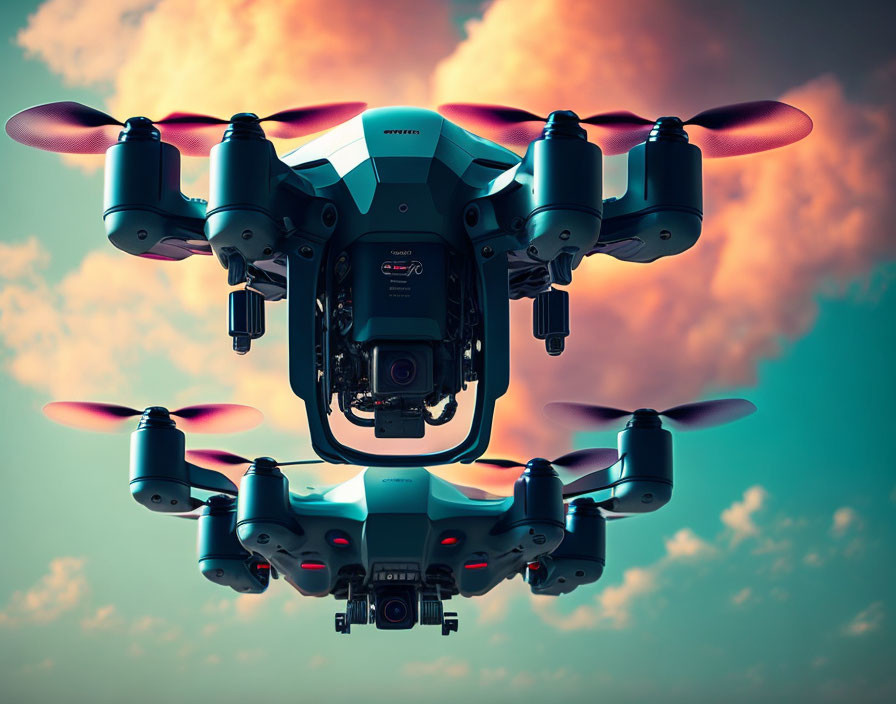
#> input picture drone.jpg, 896 x 704 px
$ python 'Histograma imágenes.py'
#> lines starting #> are read from the running program, lines starting #| are printed output that depends on the picture
#Rep. grafica de la imagen en bsase a sus pixeles
import cv2
import numpy as np
import matplotlib.pylab as plt
img_bgr=cv2.imread('drone.jpg')
#> img_bgr is the input picture: shape (704, 896, 3); mean B, G, R 116.6, 125.5, 118.4
img_rgb=cv2.cvtColor(img_bgr,cv2.COLOR_BGR2RGB)

img_bgr2=cv2.imread('hsv.png')
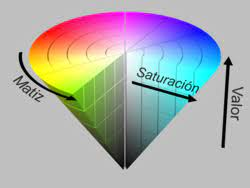
#> input picture hsv.png, 250 x 188 px
#> img_bgr2 is the input picture: shape (188, 250, 3); mean B, G, R 173.3, 173, 172.4
img_rgb2=cv2.cvtColor(img_bgr2,cv2.COLOR_BGR2RGB)

hist_values=cv2.calcHist([img_bgr], channels=[0], mask=None,histSize=[256],ranges=[0,256]) #Calcula el histograma par la matriz azul, parametrode imagen, canal rgb, mascara, tamaño de histograma y rango
#> hist_values = 256 values, max 7122 at index 121, min 5 at index 1, mean 2464
hist_values1=cv2.calcHist([img_bgr], channels=[1], mask=None,histSize=[256],ranges=[0,256])
#> hist_values1 = 256 values, max 5645 at index 19, min 223 at index 254, mean 2464
hist_values2=cv2.calcHist([img_bgr], channels=[2], mask=None,histSize=[256],ranges=[0,256])
#> hist_values2 = 256 values, max 17871 at index 2, min 932 at index 95, mean 2464
print(hist_values.shape)
#| (256, 1)
print(hist_values1.shape)
#| (256, 1)
print(hist_values2.shape)
#| (256, 1)

hist_values3=cv2.calcHist([img_bgr2], channels=[0], mask=None,histSize=[256],ranges=[0,256]) #Calcula el histograma par la matriz azul, parametrode imagen, canal rgb, mascara, tamaño de histograma y rango
#> hist_values3 = 256 values, max 19849 at index 191, min 29 at index 1, mean 183.6
hist_values4=cv2.calcHist([img_bgr2], channels=[1], mask=None,histSize=[256],ranges=[0,256])
#> hist_values4 = 256 values, max 20137 at index 191, min 24 at index 12, mean 183.6
hist_values5=cv2.calcHist([img_bgr2], channels=[2], mask=None,histSize=[256],ranges=[0,256])
#> hist_values5 = 256 values, max 19941 at index 191, min 26 at index 6, mean 183.6
print(hist_values3.shape)
#| (256, 1)
print(hist_values4.shape)
#| (256, 1)
print(hist_values5.shape)
#| (256, 1)


fig_1 = plt.figure()
# imagen original
ax1 = fig_1.add_subplot(2,2,1)
ax1.plot(hist_values)
ax1.set_title("Azul")

# recorte
ax2 = fig_1.add_subplot(2,2,2)
ax2.plot(hist_values1)
ax2.set_title("Verde")

# recorte
ax2 = fig_1.add_subplot(2,2,3)
ax2.plot(hist_values2)
ax2.set_title("Rojo")

# recorte
ax2 = fig_1.add_subplot(2,2,4)
ax2.imshow(img_rgb)
ax2.set_title("Original")


fig_2 = plt.figure()
# imagen original
ax3 = fig_2.add_subplot(2,2,1)
ax3.plot(hist_values3)
ax3.set_title("Azul")

# recorte
ax4 = fig_2.add_subplot(2,2,2)
ax4.plot(hist_values4)
ax4.set_title("Verde")

# recorte
ax5 = fig_2.add_subplot(2,2,3)
ax5.plot(hist_values5)
ax5.set_title("Rojo")

# recorte
ax6 = fig_2.add_subplot(2,2,4)
ax6.imshow(img_rgb2)
ax6.set_title("Original")

plt.show()
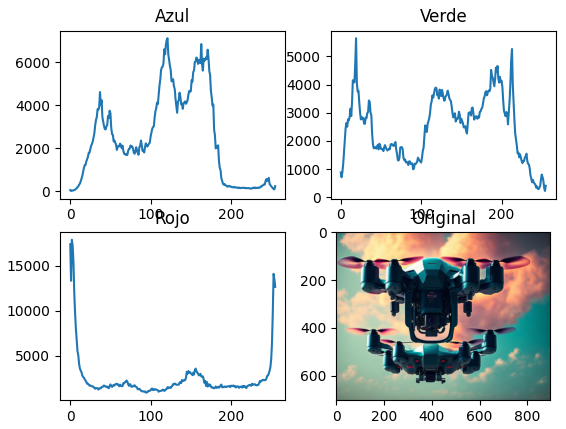
#> figure drawn by matplotlib, 4 panels; panel 1: curve peaks at x = 121, y = 7122; panel 2: curve peaks at x = 19, y = 5645; panel 3: curve peaks at x = 2, y = 17871
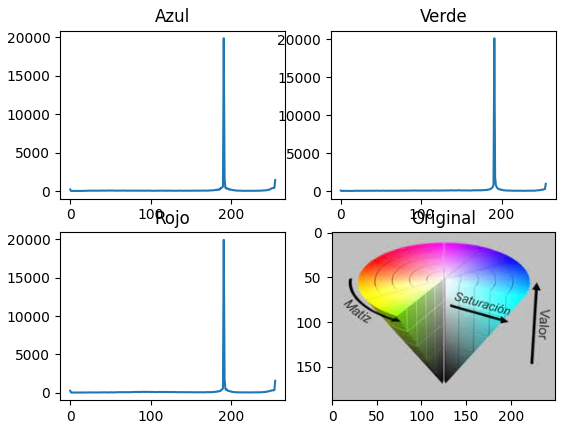
#> figure drawn by matplotlib, 4 panels; panel 1: curve peaks at x = 191, y = 19849; panel 2: curve peaks at x = 191, y = 20137; panel 3: curve peaks at x = 191, y = 19941
